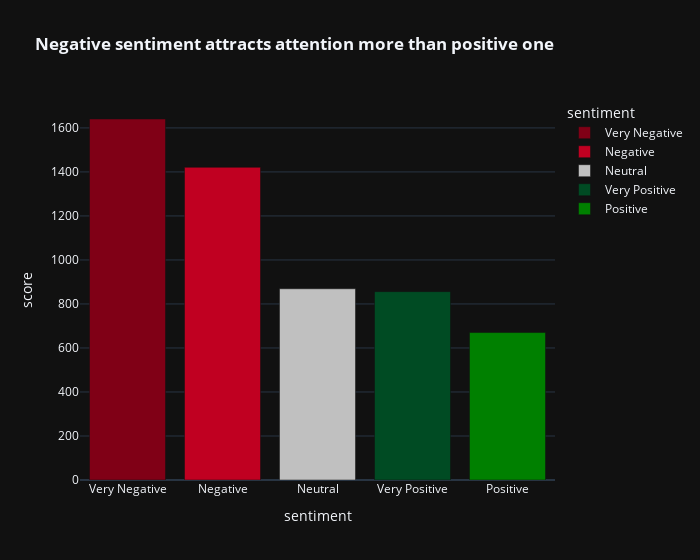

Notebook cell for this chart:
### Code cell
df_graph = df.groupby("sentiment").agg({"score": "median"}).reset_index().sort_values("score", ascending=False)

fig = px.bar(
    df_graph,
    x="sentiment",
    y="score",
    width=700,
    title="<b>Negative sentiment attracts attention more than positive one</b>",
    color="sentiment",
    color_discrete_map={
        "Very Negative": "rgb(128, 0, 22)",
        "Negative": "rgb(192, 0, 33)",
        "Neutral": "silver",
        "Positive": "rgb(0, 128, 0)",
        "Very Positive": "rgb(0, 75, 35)"
    }
)
fig.show()

### Figure 1 — Plotly figure (JSON) as saved in the notebook; plotly's stock layout.template omitted (floating-point values rounded to 4 significant figures)
{"data": [{"hovertemplate": "sentiment=%{x}<br>score=%{y}<extra></extra>", "legendgroup": "Very Negative", "marker": {"color": "rgb(128, 0, 22)", "pattern": {"shape": ""}}, "name": "Very Negative", "orientation": "v", "showlegend": true, "textposition": "auto", "type": "bar", "x": ["Very Negative"], "xaxis": "x", "y": [1640.0], "yaxis": "y"}, {"hovertemplate": "sentiment=%{x}<br>score=%{y}<extra></extra>", "legendgroup": "Negative", "marker": {"color": "rgb(192, 0, 33)", "pattern": {"shape": ""}}, "name": "Negative", "orientation": "v", "showlegend": true, "textposition": "auto", "type": "bar", "x": ["Negative"], "xaxis": "x", "y": [1421.0], "yaxis": "y"}, {"hovertemplate": "sentiment=%{x}<br>score=%{y}<extra></extra>", "legendgroup": "Neutral", "marker": {"color": "silver", "pattern": {"shape": ""}}, "name": "Neutral", "orientation": "v", "showlegend": true, "textposition": "auto", "type": "bar", "x": ["Neutral"], "xaxis": "x", "y": [869.0], "yaxis": "y"}, {"hovertemplate": "sentiment=%{x}<br>score=%{y}<extra></extra>", "legendgroup": "Very Positive", "marker": {"color": "rgb(0, 75, 35)", "pattern": {"shape": ""}}, "name": "Very Positive", "orientation": "v", "showlegend": true, "textposition": "auto", "type": "bar", "x": ["Very Positive"], "xaxis": "x", "y": [856.0], "yaxis": "y"}, {"hovertemplate": "sentiment=%{x}<br>score=%{y}<extra></extra>", "legendgroup": "Positive", "marker": {"color": "rgb(0, 128, 0)", "pattern": {"shape": ""}}, "name": "Positive", "orientation": "v", "showlegend": true, "textposition": "auto", "type": "bar", "x": ["Positive"], "xaxis": "x", "y": [670.0], "yaxis": "y"}], "layout": {"barmode": "relative", "legend": {"title": {"text": "sentiment"}, "tracegroupgap": 0}, "title": {"text": "<b>Negative sentiment attracts attention more than positive one</b>"}, "width": 700, "xaxis": {"anchor": "y", "categoryarray": ["Very Negative", "Negative", "Neutral", "Very Positive", "Positive"], "categoryorder": "array", "domain": [0, 1], "title": {"text": "sentiment"}}, "yaxis": {"anchor": "x", "domain": [0, 1], "title": {"text": "score"}}}}
